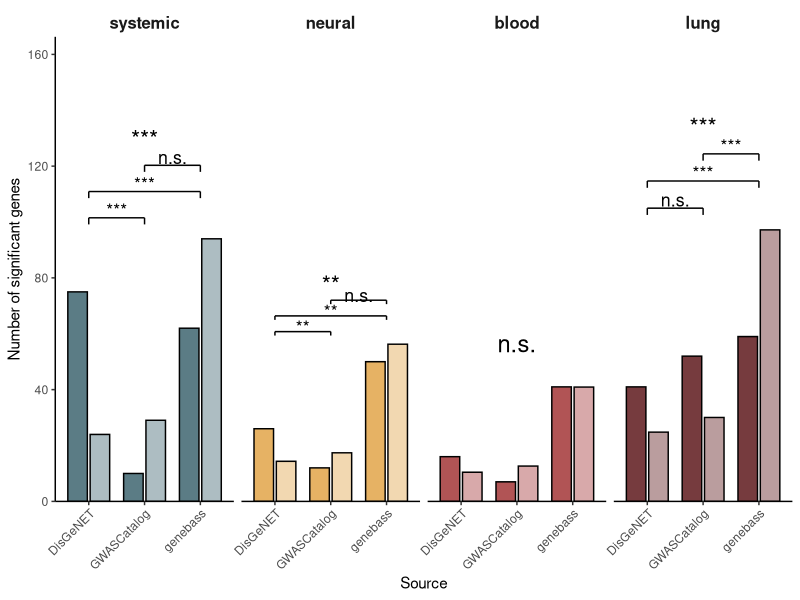

Write the R code that produced this figure.
library(dplyr)
library(tibble)
library(purrr)
library(tidyr)
library(ggplot2)

# =============================
# DATA
# =============================
df <- tibble::tribble(
  ~source,       ~signatureType, ~n_signif_genes, ~n_ns_genes,
  
  "DisGeNET",    "blood",        16, 3379,
  "GWASCatalog", "blood",         7, 4107,
  "genebass",    "blood",        41, 13272,
  
  "DisGeNET",    "lung",         41, 3354,
  "GWASCatalog", "lung",         52, 4062,
  "genebass",    "lung",         59, 13254,
  
  "DisGeNET",    "neural",       26, 3369,
  "GWASCatalog", "neural",       12, 4102,
  "genebass",    "neural",       50, 13263,
  
  "DisGeNET",    "systemic",     75, 3320,
  "GWASCatalog", "systemic",     10, 4104,
  "genebass",    "systemic",     62, 13251
)

signature_levels <- c("systemic", "neural", "blood", "lung")
source_levels <- c("DisGeNET", "GWASCatalog", "genebass")

df <- df %>%
  mutate(
    source = factor(source, levels = source_levels),
    signatureType = factor(signatureType, levels = signature_levels)
  )

# =============================
# COLORS
# =============================
signature_colors <- c(
  systemic = "#335C67",
  neural   = "#E09F3E",
  blood    = "#9E2A2B",
  lung     = "#540B0E"
)

# =============================
# CHI2 FUNCTION
# =============================
run_chi2_test <- function(df_subset) {
  cont_table <- as.matrix(
    df_subset %>%
      select(n_signif_genes, n_ns_genes)
  )
  
  rownames(cont_table) <- as.character(df_subset$source)
  colnames(cont_table) <- c("significant", "not_significant")
  
  chi <- chisq.test(cont_table)
  
  tibble(
    chi_square = unname(chi$statistic),
    df = unname(chi$parameter),
    p_value = chi$p.value
  )
}

# =============================
# POSTHOC FUNCTION
# =============================
run_posthoc <- function(df_subset) {
  x <- df_subset$n_signif_genes
  n <- df_subset$n_signif_genes + df_subset$n_ns_genes
  
  names(x) <- as.character(df_subset$source)
  names(n) <- as.character(df_subset$source)
  
  pairwise.prop.test(
    x = x,
    n = n,
    p.adjust.method = "none"
  )
}

posthoc_to_df <- function(posthoc_obj, signature_name) {
  pmat <- posthoc_obj$p.value
  
  df_out <- as.data.frame(as.table(pmat), stringsAsFactors = FALSE) %>%
    filter(!is.na(Freq)) %>%
    rename(
      source_1 = Var1,
      source_2 = Var2,
      p_value_nominal = Freq
    )
  
  df_out %>%
    mutate(
      signatureType = signature_name,
      comparison = paste(source_1, "vs", source_2),
      p_value_adjusted = p.adjust(p_value_nominal, method = "BH"),
      significance = case_when(
        p_value_adjusted < 0.001 ~ "***",
        p_value_adjusted < 0.01  ~ "**",
        p_value_adjusted < 0.05  ~ "*",
        TRUE                     ~ "n.s."
      )
    ) %>%
    select(
      signatureType,
      comparison,
      source_1,
      source_2,
      p_value_nominal,
      p_value_adjusted,
      significance
    )
}

# =============================
# OBSERVED / EXPECTED FUNCTION
# =============================
run_observed_expected_table <- function(df_subset) {
  cont_table <- as.matrix(
    df_subset %>%
      select(n_signif_genes, n_ns_genes)
  )
  
  rownames(cont_table) <- as.character(df_subset$source)
  colnames(cont_table) <- c("significant", "not_significant")
  
  chi <- chisq.test(cont_table)
  
  observed <- chi$observed
  expected <- chi$expected
  contrib  <- (observed - expected)^2 / expected
  
  tibble(
    source = rownames(observed),
    observed_significant = observed[, "significant"],
    observed_not_significant = observed[, "not_significant"],
    expected_significant = expected[, "significant"],
    expected_not_significant = expected[, "not_significant"],
    observed_significant_prop = observed[, "significant"] / rowSums(observed),
    expected_significant_prop = expected[, "significant"] / rowSums(expected),
    chi2_contrib_significant = contrib[, "significant"],
    chi2_contrib_not_significant = contrib[, "not_significant"],
    chi2_contrib_total = rowSums(contrib)
  )
}

# =============================
# CHI2 RESULTS
# =============================
chi2_results <- df %>%
  group_by(signatureType) %>%
  group_modify(~ run_chi2_test(.x)) %>%
  ungroup() %>%
  mutate(
    signatureType = factor(as.character(signatureType), levels = signature_levels),
    global_label = case_when(
      p_value < 0.001 ~ "***",
      p_value < 0.01  ~ "**",
      p_value < 0.05  ~ "*",
      TRUE            ~ "n.s."
    )
  ) %>%
  arrange(signatureType)

chi2_results

# =============================
# POSTHOC RESULTS
# =============================
df_split <- split(df, df$signatureType)

posthoc_results <- lapply(df_split, run_posthoc)

posthoc_results_df <- imap_dfr(posthoc_results, posthoc_to_df) %>%
  mutate(
    signatureType = factor(as.character(signatureType), levels = signature_levels)
  ) %>%
  arrange(signatureType, source_1, source_2)

posthoc_results_df

# =============================
# OBSERVED / EXPECTED RESULTS
# =============================
observed_expected_results <- df %>%
  group_by(signatureType) %>%
  group_modify(~ run_observed_expected_table(.x)) %>%
  ungroup() %>%
  mutate(
    signatureType = factor(as.character(signatureType), levels = signature_levels),
    source = factor(source, levels = source_levels)
  ) %>%
  arrange(signatureType, source)

observed_expected_results

# =============================
# OPTIONAL SUMMARY TABLE
# =============================
summary_results <- observed_expected_results %>%
  left_join(chi2_results, by = "signatureType") %>%
  relocate(signatureType, source, chi_square, df, p_value, global_label)

summary_results

# =============================
# DATA FOR PLOT
# =============================
plot_df <- observed_expected_results %>%
  select(signatureType, source, observed_significant, expected_significant) %>%
  pivot_longer(
    cols = c(observed_significant, expected_significant),
    names_to = "value_type",
    values_to = "count"
  ) %>%
  mutate(
    signatureType = factor(as.character(signatureType), levels = signature_levels),
    source = factor(source, levels = source_levels),
    value_type = factor(
      value_type,
      levels = c("observed_significant", "expected_significant"),
      labels = c("Observed", "Expected")
    ),
    fill_color = signature_colors[as.character(signatureType)],
    fill_color = ifelse(
      value_type == "Observed",
      scales::alpha(fill_color, 0.8),
      scales::alpha(fill_color, 0.4)
    )
  ) %>%
  arrange(signatureType, source, value_type)

# =============================
# GLOBAL LABEL POSITIONS
# =============================
sig_df <- plot_df %>%
  group_by(signatureType) %>%
  summarise(
    y = max(count) * 1.38,
    .groups = "drop"
  ) %>%
  mutate(signatureType = factor(as.character(signatureType), levels = signature_levels)) %>%
  left_join(chi2_results, by = "signatureType") %>%
  arrange(signatureType)

# =============================
# PAIRWISE TESTS FOR SIGNIFICANT PANELS
# =============================
pair_tests <- list(
  c("DisGeNET", "GWASCatalog"),
  c("DisGeNET", "genebass"),
  c("GWASCatalog", "genebass")
)

significant_signature_types <- chi2_results %>%
  filter(p_value < 0.05) %>%
  pull(signatureType) %>%
  as.character()

pairwise_plot_df <- purrr::map_dfr(significant_signature_types, function(sig_type) {
  df_sig <- df %>%
    filter(signatureType == sig_type) %>%
    mutate(source = as.character(source))
  
  purrr::map_dfr(pair_tests, function(pair) {
    s1 <- pair[1]
    s2 <- pair[2]
    
    sub <- df_sig %>%
      filter(source %in% c(s1, s2))
    
    x <- sub$n_signif_genes
    n <- sub$n_signif_genes + sub$n_ns_genes
    
    test <- prop.test(x = x, n = n, correct = FALSE)
    
    tibble(
      signatureType = sig_type,
      source_1 = s1,
      source_2 = s2,
      p_value_nominal = test$p.value
    )
  }) %>%
    mutate(
      p_value_adjusted = p.adjust(p_value_nominal, method = "BH")
    )
}) %>%
  mutate(
    signatureType = factor(signatureType, levels = signature_levels),
    label = case_when(
      p_value_adjusted < 0.001 ~ "***",
      p_value_adjusted < 0.01  ~ "**",
      p_value_adjusted < 0.05  ~ "*",
      TRUE                     ~ "n.s."
    ),
    x1 = case_when(
      source_1 == "DisGeNET"    ~ 1,
      source_1 == "GWASCatalog" ~ 2,
      source_1 == "genebass"    ~ 3
    ),
    x2 = case_when(
      source_2 == "DisGeNET"    ~ 1,
      source_2 == "GWASCatalog" ~ 2,
      source_2 == "genebass"    ~ 3
    )
  )

panel_max_df <- plot_df %>%
  group_by(signatureType) %>%
  summarise(
    panel_max = max(count),
    .groups = "drop"
  )

pairwise_plot_df <- pairwise_plot_df %>%
  left_join(panel_max_df, by = "signatureType") %>%
  group_by(signatureType) %>%
  mutate(
    y = panel_max * c(1.08, 1.18, 1.28),
    y_label = y + panel_max * 0.03
  ) %>%
  ungroup()

pairwise_plot_df

# =============================
# PLOT
# =============================
p <- ggplot(plot_df, aes(x = source, y = count, group = value_type)) +
  geom_col(
    aes(fill = fill_color),
    position = position_dodge(width = 0.8),
    width = 0.7,
    color = "black",
    show.legend = FALSE
  ) +
  scale_fill_identity() +
  geom_text(
    data = sig_df,
    aes(x = 2, y = y, label = global_label),
    inherit.aes = FALSE,
    size = 6
  ) +
  geom_segment(
    data = pairwise_plot_df,
    aes(x = x1, xend = x2, y = y, yend = y),
    inherit.aes = FALSE,
    linewidth = 0.5
  ) +
  geom_segment(
    data = pairwise_plot_df,
    aes(x = x1, xend = x1, y = y, yend = y - panel_max * 0.025),
    inherit.aes = FALSE,
    linewidth = 0.5
  ) +
  geom_segment(
    data = pairwise_plot_df,
    aes(x = x2, xend = x2, y = y, yend = y - panel_max * 0.025),
    inherit.aes = FALSE,
    linewidth = 0.5
  ) +
  geom_text(
    data = pairwise_plot_df,
    aes(x = (x1 + x2) / 2, y = y_label, label = label),
    inherit.aes = FALSE,
    size = 4.5
  ) +
  facet_wrap(~ signatureType, nrow = 1, drop = FALSE) +
  scale_y_continuous(expand = expansion(mult = c(0, 0.24))) +
  labs(
    x = "Source",
    y = "Number of significant genes"
  ) +
  theme_classic() +
  theme(
    strip.background = element_blank(),
    strip.text = element_text(size = 12, face = "bold"),
    axis.text.x = element_text(angle = 45, hjust = 1),
    legend.position = "none"
  )

p
